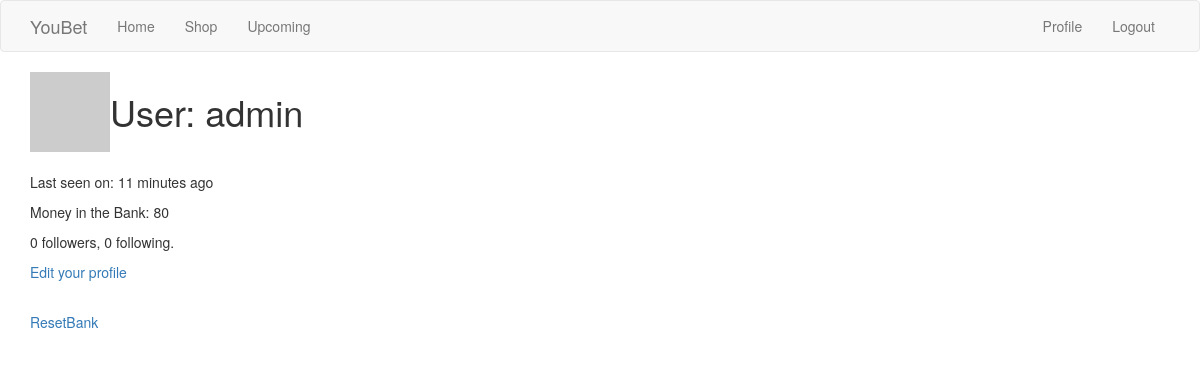
Page /user/admin (signed in) on the committed database.
### app/models.py (models this page shows, shortened)
class User(UserMixin, db.Model):
    def avatar(self, size):
        digest = md5(self.email.lower().encode('utf-8')).hexdigest()
        return 'https://www.gravatar.com/avatar/{}?d=identicon&s={}'.format(digest, size)
    id = db.Column(db.Integer, primary_key=True)
    username = db.Column(db.String(64), index=True, unique=True)
    email = db.Column(db.String(120), index=True, unique=True)
    password_hash = db.Column(db.String(128))
    posts = db.relationship('Post', backref='author', lazy='dynamic')
    about_me = db.Column(db.String(140))
    last_seen = db.Column(db.DateTime, default=datetime.utcnow)
    coins = db.Column(db.Integer, default=10)
    followed = db.relationship(
        'User', secondary=followers,
        primaryjoin=(followers.c.follower_id == id),
        secondaryjoin=(followers.c.followed_id == id),
        backref=db.backref('followers', lazy='dynamic'), lazy='dynamic')

### app/ref/routes.py (the view)
@app.route('/user/<username>')
@login_required
def user(username):
    user = User.query.filter_by(username=username).first_or_404()
    posts = [
        {'author': user, 'body': ''},
    ]
    return render_template('auth/user.html', user=user, posts=posts)

### app/models.py (called while the page is built)
@login.user_loader
def load_user(id):
    return User.query.get(int(id))

### app/ref/routes.py (called while the page is built)
@app.before_request
def before_request():
    if current_user.is_authenticated:
        current_user.last_seen = datetime.utcnow()
        db.session.commit()

### app/templates/auth/user.html (shortened to what this page needs)
{% extends "base.html" %}
{% import 'bootstrap/wtf.html' as wtf %}
{% block app_content %}
	<table>
		<tr valign="top">
			<td><img src="{{ user.avatar(128) }}"></td>
			<td><h1>User: {{ user.username }}</h1></td>
		</tr>
	</table>
    <br>
    <div>
        {% if user.last_seen %}<p>Last seen on: {{moment(user.last_seen).fromNow() }}</p>{% endif %}
        {% if user.coins %}<p>Money in the Bank: {{ user.coins }}</p>{% endif %}
        <p>{{ user.followers.count() }} followers, {{ user.followed.count() }} following.</p>
        {% if user == current_user %}
        <p><a href="{{ url_for('edit_profile') }}">Edit your profile</a></p>
        {% elif not current_user.is_following(user) %}
        <p><a href="{{ url_for('follow', username=user.username) }}">Follow</a></p>
        {% else %}
        <p><a href="{{ url_for('unfollow', username=user.username) }}">Unfollow</a></p>
        {% endif %}
        <br>
        <p><a href="{{ url_for('set_coins', username=user.username) }}">ResetBank</a></p>
    </div>
{% endblock %}

### rows in the picture
User: username "admin", last_seen "11 minutes ago", coins "80"

### other values in the picture
{{ user.followers.count() }} "0"
{{ user.followed.count() }} "0"
